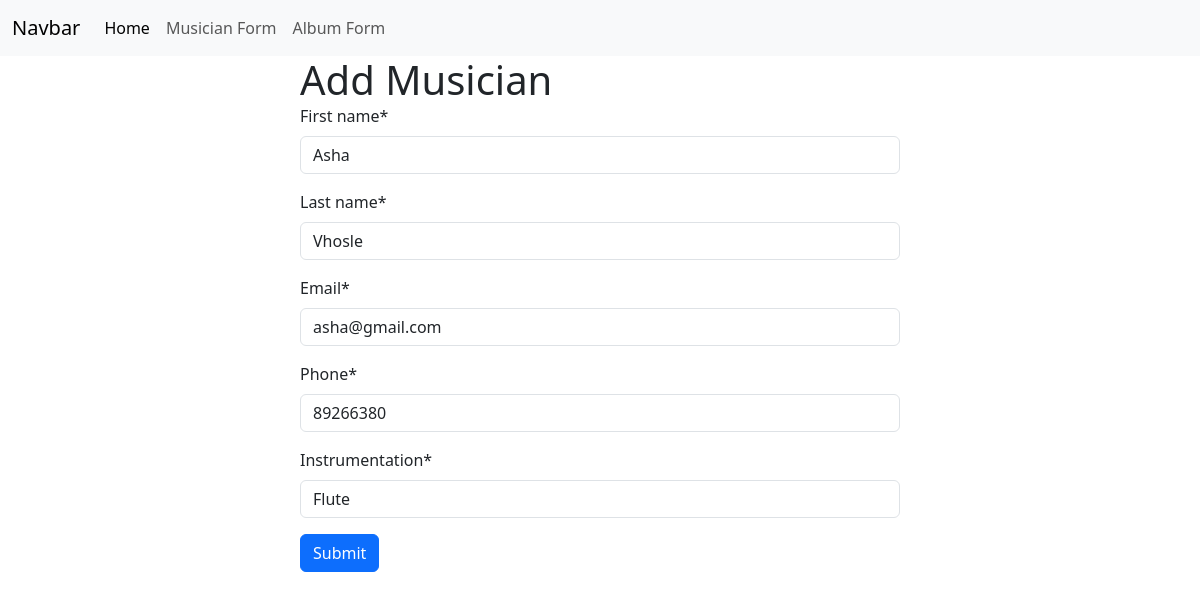
/musician/edit_musician/5, run on the app's committed database.
### musician/models.py (models this page shows, shortened)
class Musician(models.Model):
    first_name = models.CharField(max_length=50)
    last_name = models.CharField(max_length=50)
    email=models.EmailField()
    phone=models.CharField(max_length=12)
    instrumentation = models.CharField(max_length=100)

### musician/views.py (the view)
# urls.py: path('edit_musician/<int:id>',views.edit_musician,name='edit_musician'),
def edit_musician(request,id):
    musician=models.Musician.objects.get(pk=id)
    musician_form = forms.MusicianForm(instance=musician)
    if request.method == 'POST':
        musician_form = forms.MusicianForm(request.POST,instance=musician)
        if musician_form.is_valid():
            musician_form.save()
            return redirect('home')
    return render(request, 'add_musician.html', {'form' : musician_form,'musician_id': musician.id})

### musician/forms.py
class MusicianForm(forms.ModelForm):
    class Meta:
        model=Musician
        fields='__all__'

### musician/templates/add_musician.html (shortened to what this page needs)
{%extends 'base.html'%}
{%load crispy_forms_tags%}
{%block content%}
<h1 style="width:50%; margin:auto">Add Musician</h1>
<form style="width:50%;margin:auto" method="post">
 {{form | crispy}}
 <button class="btn btn-primary">Submit</button>
</form>
{%endblock%}

### data on the page
Musician: first_name "Asha", last_name "Vhosle", email "asha@gmail.com", phone "89266380", instrumentation "Flute"
